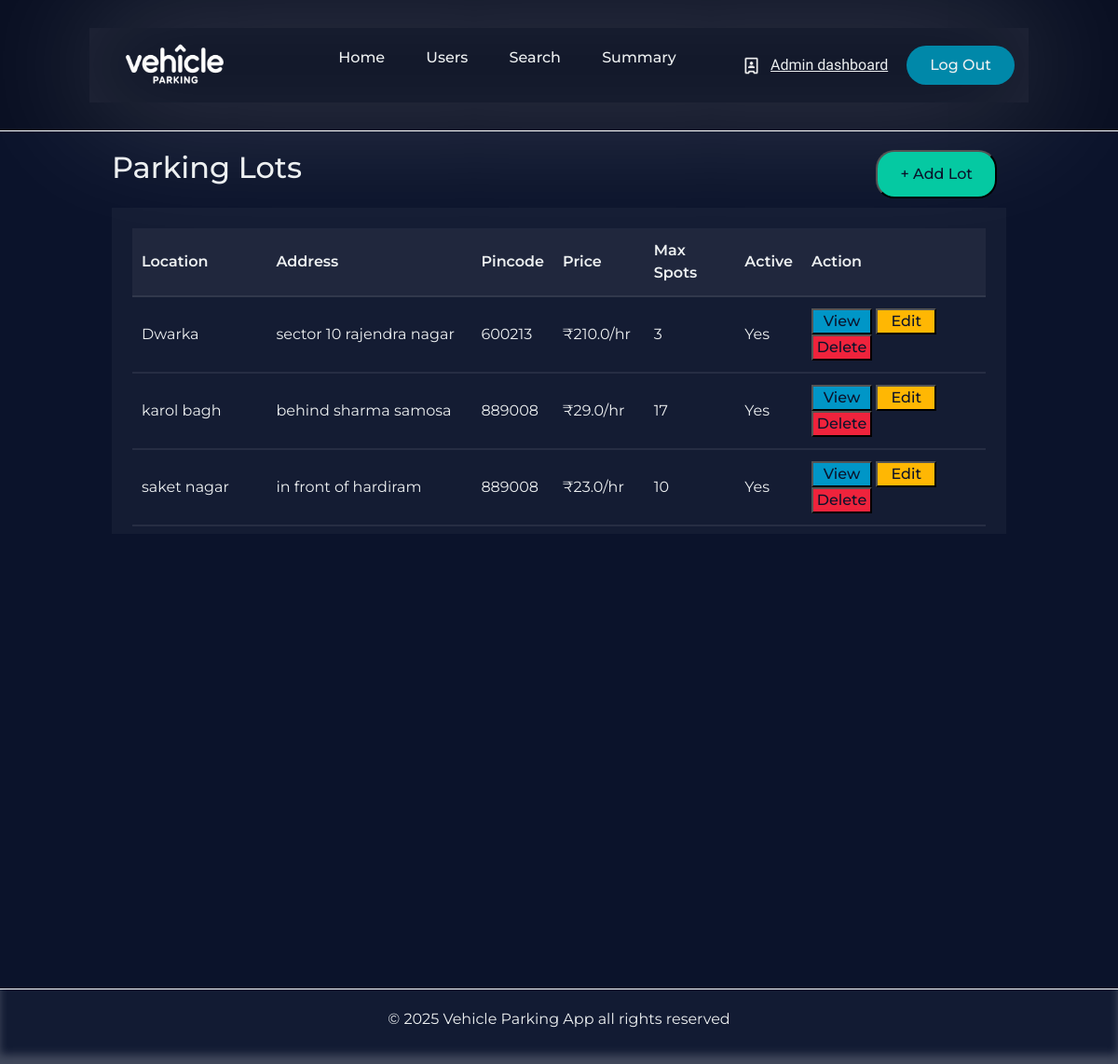
/admin, run on an earlier commit of the app's database.
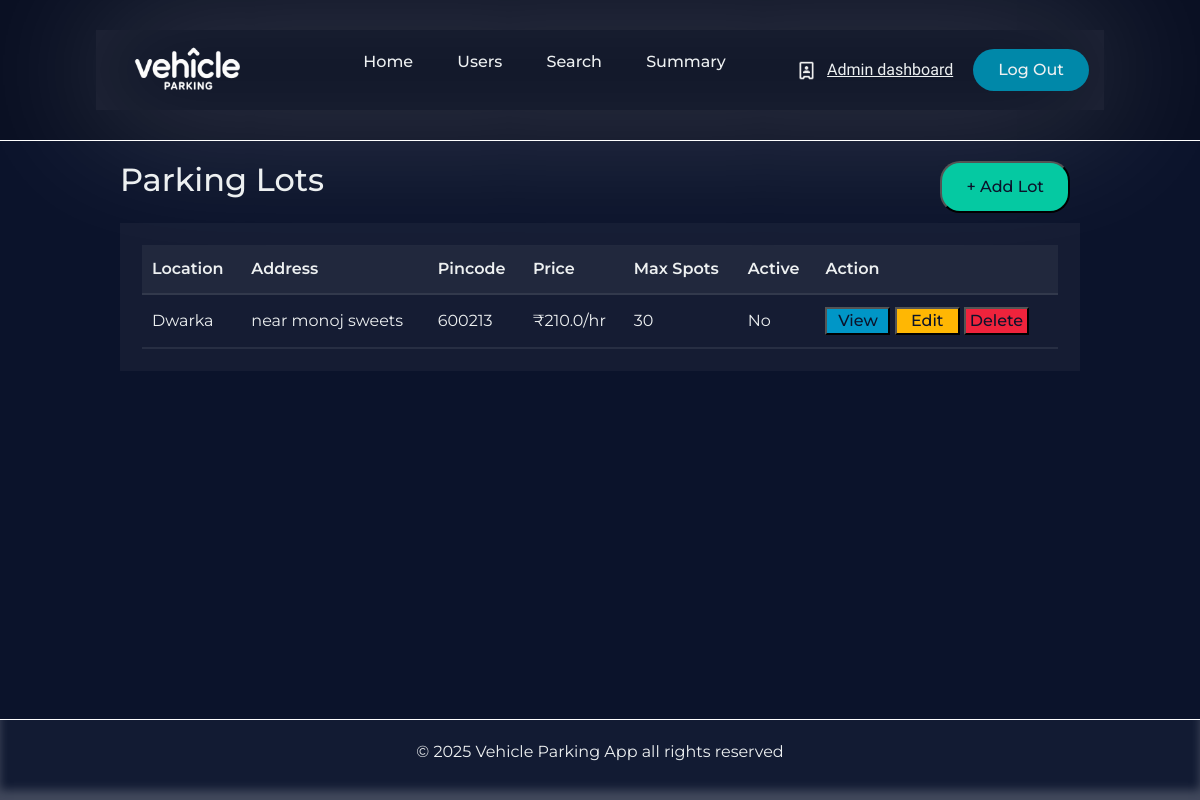
And on a later commit of the database.
### Application/models.py (models this page shows)
class Parkinglot(db.Model):
    __tablename__='parking_lot'
    id=db.Column(db.Integer,primary_key=True)
    prime_location_name=db.Column(db.String(80),nullable=False)
    price=db.Column(db.Float,nullable=False)
    address=db.Column(db.String(250),nullable=False)
    pincode=db.Column(db.String(6),nullable=False)
    maximum_spots=db.Column(db.Integer,nullable=False)
    is_active=db.Column(db.Boolean,default=True,nullable=False)
    spots=db.relationship('Parkingspots',backref='lot',lazy=True,cascade='all,delete-orphan')

### Application/controllers.py (the view)
@app.route('/admin')
def admin_dash():
    admin_details=User.query.filter_by(role='admin').first()
    parking_lot_details=Parkinglot.query.all()
    available_parking_spots=Parkingspots.query.filter_by(status='A').all()
    occupied_parking_spots=Parkingspots.query.filter_by(status='O').all()
    return render_template('admin_dashboard.html',admin_details=admin_details,parking_lot_details=parking_lot_details,available_parking_spots=available_parking_spots,occupied_parking_spots=occupied_parking_spots)

### templates/admin_dashboard.html (shortened to what this page needs)
{% extends 'admin_base.html' %}
{% block content %}
    <div class="parkinglot-table-heading-container">
                    <h2>Parking Lots</h2>
                    <a href="{{url_for('add_new_lot')}}"><button class="parkinglot-table-heading-Addlot-button">+ Add Lot</button></a>
                </div>
                <div class="parkinglot-table-container">
                  <table class="parkinglot-table">
                        <thead>
                          <tr>
                              <th>Location</th>
                              <th>Address</th>
                              <th>Pincode</th>
                              <th>Price</th>
                              <th>Max Spots</th>
                              <th>Active</th>
                              <th>Action</th>
                          </tr>
                        </thead>
                        <tbody>
                         {% for lot in parking_lot_details %}
                        <tr>
                            <td>{{lot.prime_location_name}}</td>
                            <td>{{lot.address}}</td>
                            <td>{{lot.pincode}}</td>
                            <td>₹{{lot.price}}/hr</td>
                            <td>{{lot.maximum_spots}}</td>
                            <td>{{'Yes' if lot.is_active else 'No'}}</td>
                            <td class="parking-lot-table-buttons">
                                <a href="/view-parking-lot/{{ lot.id }}"><button class="view-button">View</button></a>
                                 <a href="/edit-parking-lot/{{lot.id}}"><button class="edit-button">Edit</button></a>
                                 <a href="/delete-parking-lot/{{lot.id}}"><button class="delete-button">Delete</button></a>
                            </td>
                        </tr>
                        {% endfor %}
                    </tbody>
                  </table>
                </div>
{% endblock %}

### templates/admin_base.html (shortened to what this page needs)
<!DOCTYPE html>
<html lang="en">
  <head>
    <link
      href="https://cdn.jsdelivr.net/npm/bootstrap@5.3.3/dist/css/bootstrap.min.css"
      rel="stylesheet"
    />
    <link rel="stylesheet" href="/static/style.css" />
  </head>
  <body>
    <div class="main_page">
      <header class="header_section">
        <div class="header_canvas">
          <img
            class="logo"
            src="/static/Vehicle parking app logo.png"
            alt="logo"
            height="50px"
            width="150px"
          />
          <nav>
            <ul class="nav__links">
              <li><a href="/">Home</a></li>
              <li><a href="{{url_for('user_details')}}">Users</a></li>
              <li><a href="#">Search</a></li>
              <li><a href="#">Summary</a></li>
            </ul>
          </nav>
          <div class="nav_side_buttons">
            <img id="user_icon" src="/static/admin_icon.png" alt="" />
            <a href="{{url_for('admin_dash')}}"><span id="header_signature">Admin dashboard </span></a>
            <a class="header_register_button" href="#"
              ><button>Log Out</button></a
            >
          </div>
        </div>
      </header>
      <main class="main_section">{% block content %} {% endblock %}</main>
      <footer class="footer_section">
        <p>&copy; 2025 Vehicle Parking App all rights reserved</p>
      </footer>
    </div>
  </body>
</html>

### static/style.css (style rules this page uses)
* { box-sizing: border-box; margin: 0; padding: 0; font-family: "Montserrat",sans-serif; }
html,body { height: 100%; background-color: #0b132b; color: #edf0f1; }
.main_page { display: flex; flex-direction: column; min-height: 100vh; }
.header_section { padding: 30px 8%; border-bottom: 1px solid white; background-color: #090f22; }
.header_canvas { padding: 15px; display: flex; justify-content: space-between; align-items: center; box-shadow: inset 0 0 100px rgba(255, 255, 255, 0.11), 0 0 150px rgba(255, 255, 255, 0.25); }
li,a,button { font-weight: 500; font-size: 16px; color: inherit; text-decoration: none; }
.logo { cursor: pointer; }
.nav__links { list-style: none; }
.nav__links li { display: inline-block; padding: 0px 20px; }
.nav__links li a { transition: all 0.3s ease 0s; }
.nav_side_buttons { display: flex; align-items: center; gap: 10px; }
.nav_side_buttons button { padding: 9px 25px; background-color: rgba(0, 136, 169, 1); border: none; border-radius: 50px; cursor: pointer; transition: all 0.3s ease 0s; }
#user_icon { height: 21px; }
#header_signature { margin-right: 10px; font-family: "Delius Swash Caps"; text-decoration: underline; font-size:medium; }
.main_section { flex: 1; padding: 20px 10%; }
.footer_section { background-color: #121b33; padding: 20px 10%; text-align: center; color: #edf0f1; border-top: 1px solid white; box-shadow: inset 0 -10px 10px rgba(255, 255, 255, 0.2); }
.parkinglot-table-heading-container { margin-bottom: 10px; display: flex; justify-content: space-between; }
.parkinglot-table-heading-Addlot-button { color: #0b132b; padding: 12px 24px; border-radius: 20px; margin-right: 10px; background-color: #05c9a2; cursor: pointer; transition: all 0.3s ease 0s; }
.parkinglot-table-container { padding: 22px; width: 100%; background-color: rgba(255, 255, 255, 0.040); border: #f7f7f7; overflow-y: auto; max-height: 350px; }
.parkinglot-table { width: 100%; border-radius: 30px; border-collapse: separate; border-spacing: 0px; }
.parkinglot-table th, .parkinglot-table td { padding: 12px 10px; border-bottom: 2px solid rgba(255, 255, 255, 0.080);; }
.parkinglot-table th { text-align: left; background-color: rgba(255, 255, 255, 0.05); font-weight: 600; }
.parkinglot-table td { text-align: left; }
.parking-lot-table-buttons button { color: #0b132b; width: 65px; cursor: pointer; transition: all 0.3s ease 0s; }
.parking-lot-table-buttons .view-button { background-color: #0096c7; }
.parking-lot-table-buttons .edit-button,.parking-lot-table-buttons .parked-out-button { background-color: #ffb703; }
.parking-lot-table-buttons .delete-button,.parking-lot-table-buttons .release-button { background-color: #ef233c; }

What changed in the data, as far as the page shows it:
removed Parkinglot: prime_location_name "karol bagh", address "behind sharma samosa", pincode "889008", price "29.0", maximum_spots "17", is_active "Yes"
removed Parkinglot: prime_location_name "saket nagar", address "in front of hardiram", pincode "889008", price "23.0", maximum_spots "10", is_active "Yes"
changed Parkinglot "Dwarka": address "sector 10 rajendra nagar" → "near monoj sweets"; maximum_spots "3" → "30"; is_active "Yes" → "No"
